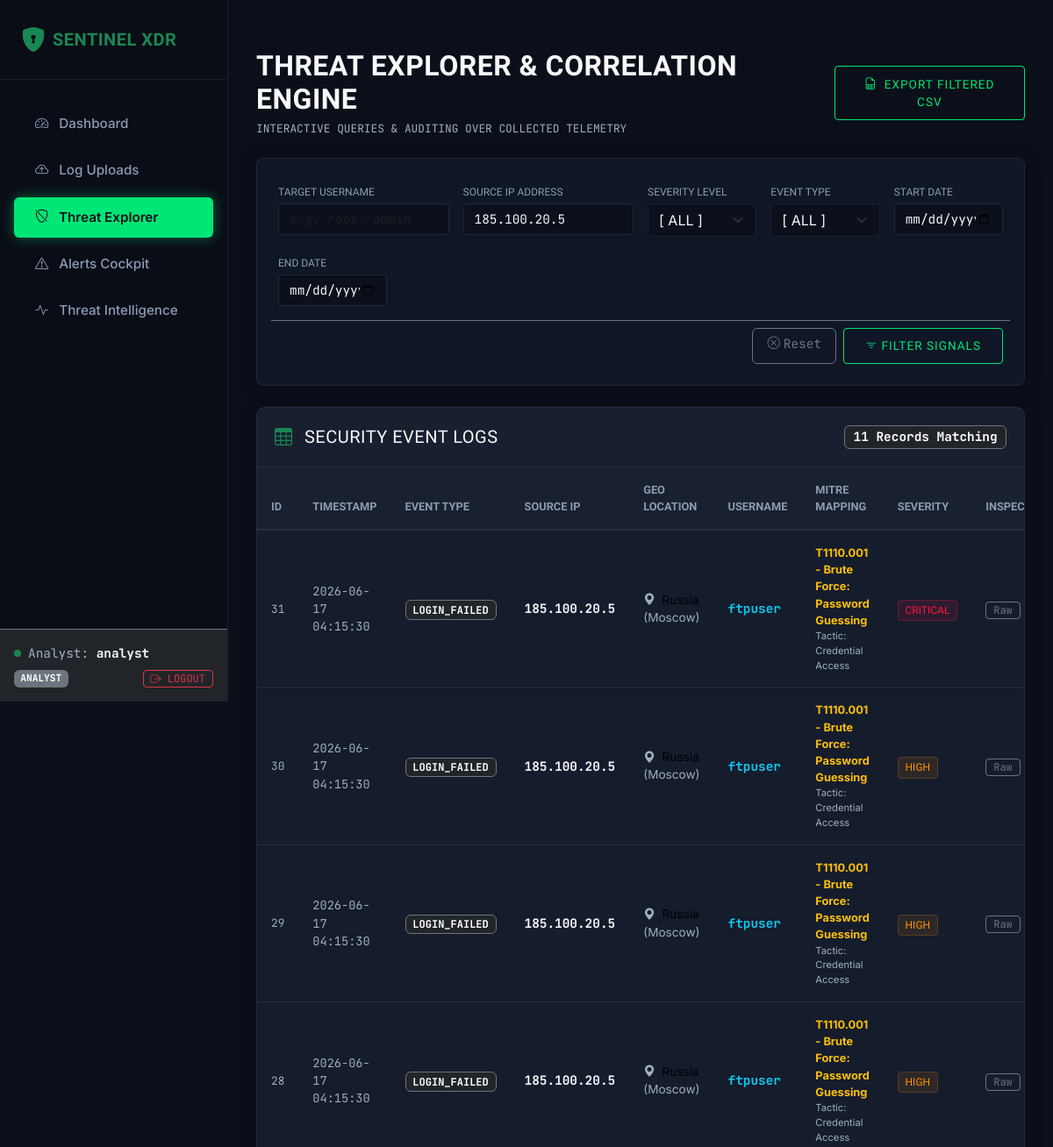
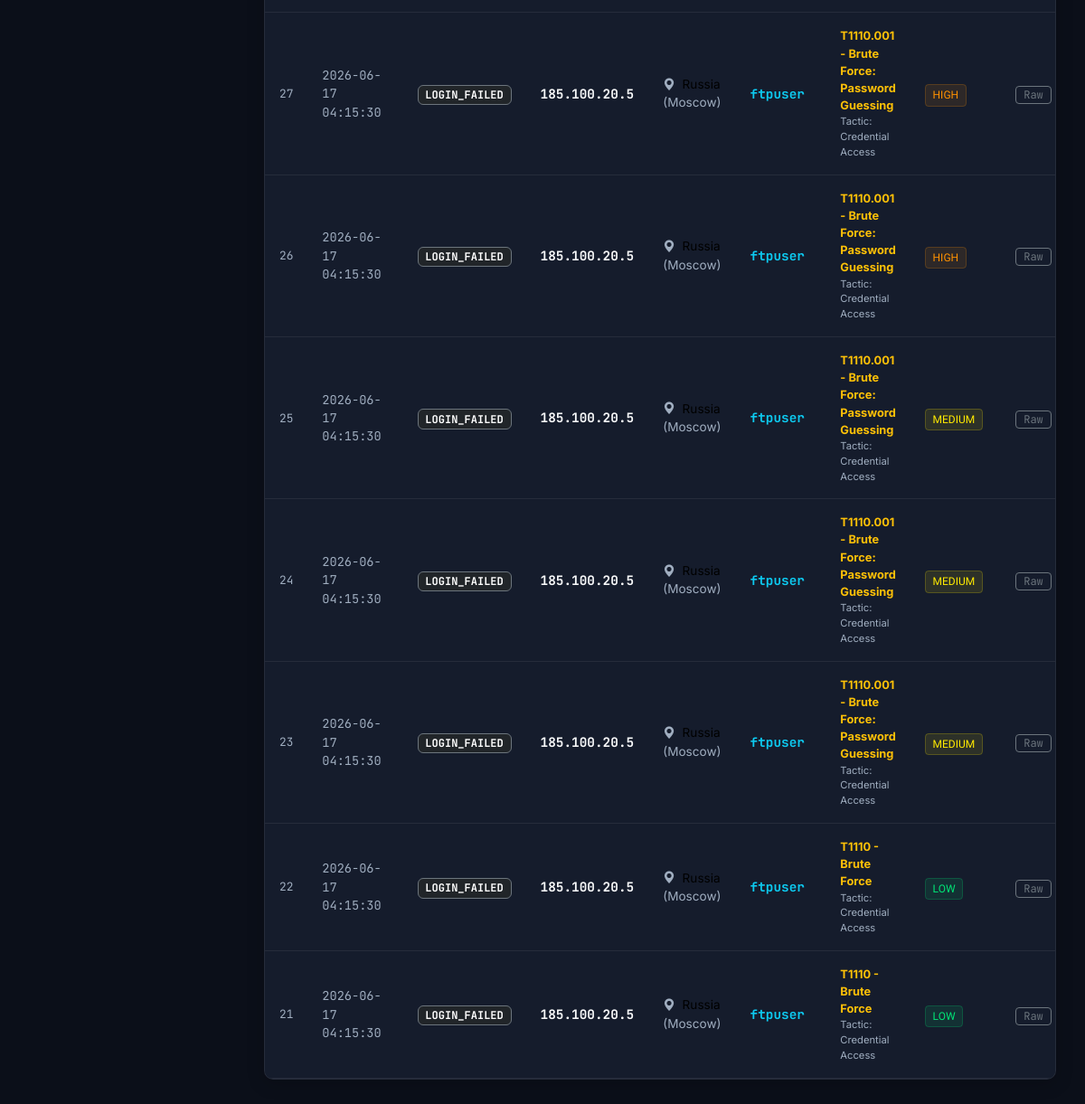
/events?source_ip=185.100.20.5 (signed in), run on an earlier commit of the app's database (2 pictures, top to bottom).
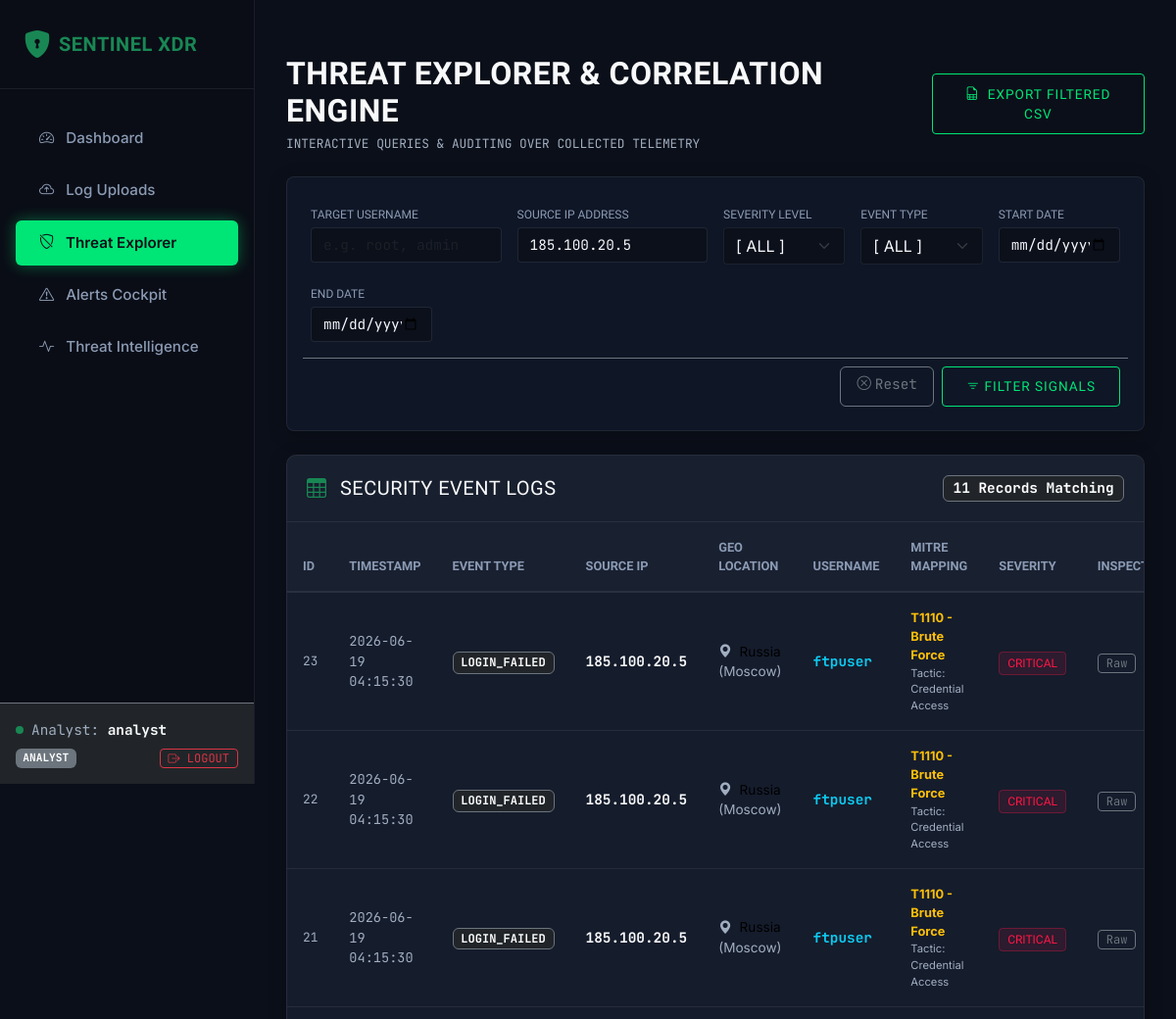
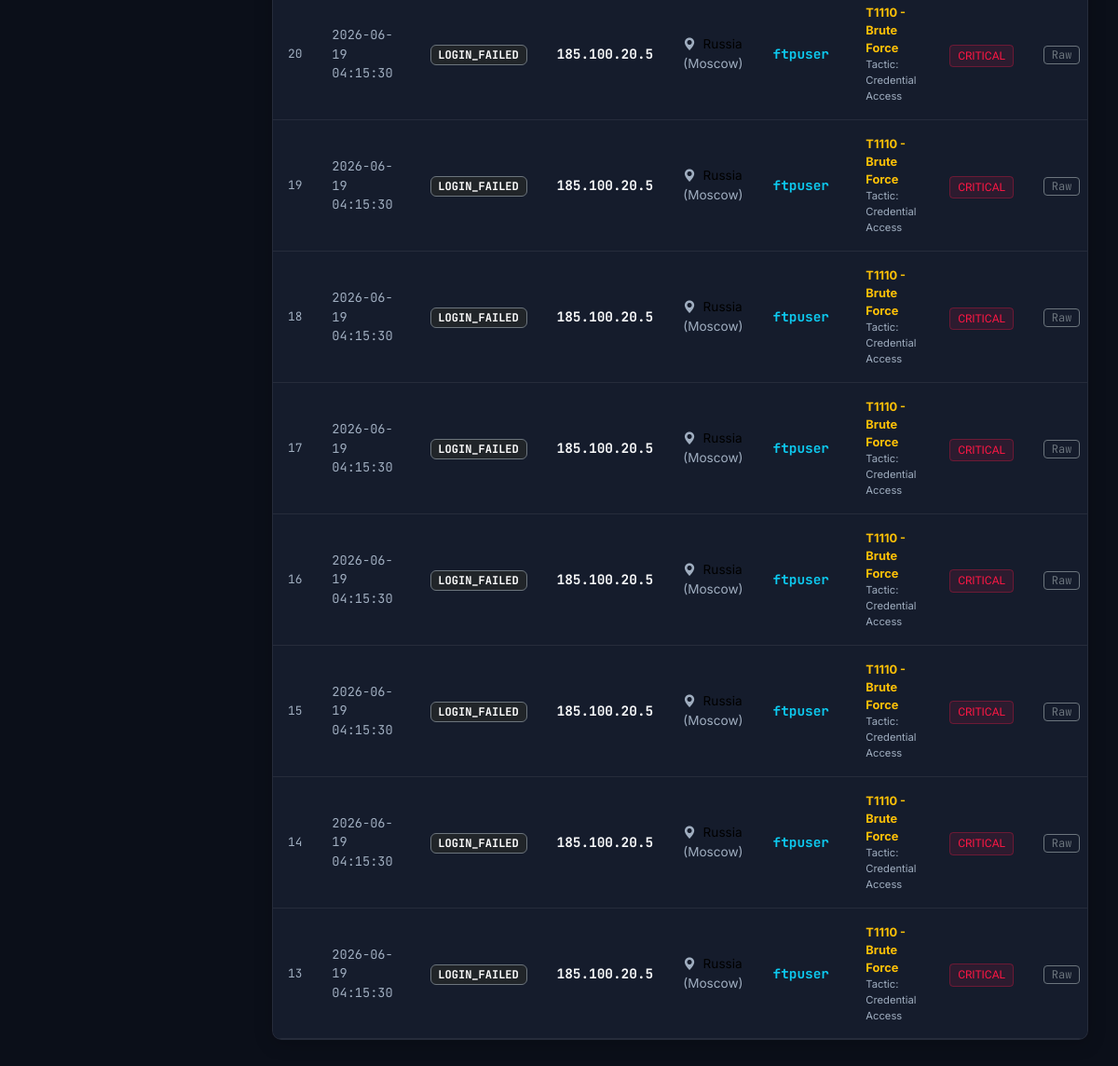
And on a later commit of the database (2 pictures, top to bottom).
### app/models/security_event.py (models this page shows, shortened)
class SecurityEvent(db.Model):
    __tablename__ = 'security_events'
    id = db.Column(db.Integer, primary_key=True)
    uploaded_log_id = db.Column(db.Integer, db.ForeignKey('uploaded_logs.id', ondelete='CASCADE'), nullable=False)
    timestamp = db.Column(db.DateTime, default=datetime.datetime.utcnow, nullable=False, index=True)
    event_type = db.Column(db.String(64), nullable=False, index=True)  # LOGIN_FAILED, LOGIN_SUCCESS, etc.
    status = db.Column(db.String(32), nullable=False)  # Success, Failure
    source_ip = db.Column(db.String(45), nullable=False, index=True)
    username = db.Column(db.String(64), nullable=True, index=True)
    message = db.Column(db.Text, nullable=True)
    severity = db.Column(db.String(16), nullable=False, index=True)  # Low, Medium, High, Critical
    mitre_technique = db.Column(db.String(64), nullable=True)  # e.g., T1110 - Brute Force
    mitre_tactic = db.Column(db.String(64), nullable=True)     # e.g., Credential Access
    country = db.Column(db.String(64), nullable=True, default='Unknown')
    city = db.Column(db.String(64), nullable=True, default='Unknown')

### app/blueprints/main.py (the view)
@main_bp.route('/events')
@login_required
def events():
    query = _build_filtered_events_query(request.args)
    filtered_events = query.order_by(SecurityEvent.timestamp.desc()).all()
    event_types = db.session.query(SecurityEvent.event_type).distinct().all()
    event_types = [et[0] for et in event_types if et[0]]
    return render_template(
        'events.html',
        events=filtered_events,
        event_types=event_types,
        filters=request.args
    )

### app/templates/events.html (shortened to what the changed rows need)
{% extends 'base.html' %}
{% block content %}
<div class="container-fluid px-0">
    <div class="d-flex justify-content-between align-items-center mb-4">
        <div>
            <h2 class="text-light fw-bold mb-1">THREAT EXPLORER & CORRELATION ENGINE</h2>
        </div>
    </div>
    <div class="cyber-card">
        <div class="table-responsive">
            <table class="table table-cyber mb-0 align-middle">
                <thead>
                    <tr>
                        <th style="width: 5%;">ID</th>
                        <th style="width: 15%;">Timestamp</th>
                        <th style="width: 12%;">Event Type</th>
                        <th style="width: 10%;">Source IP</th>
                        <th style="width: 12%;">Geo Location</th>
                        <th style="width: 10%;">Username</th>
                        <th style="width: 20%;">MITRE Mapping</th>
                        <th style="width: 8%;">Severity</th>
                        <th style="width: 8%;">Inspect</th>
                    </tr>
                </thead>
                <tbody>
                    {% if events %}
                    {% for event in events %}
                    <tr>
                        <td class="text-muted text-mono" style="font-size: 0.8rem;">
                            {{ event.id }}
                        </td>
                        <td class="text-mono text-muted" style="font-size: 0.85rem;">
                            {{ event.timestamp.strftime('%Y-%m-%d %H:%M:%S') }}
                        </td>
                        <td>
                            <span class="badge bg-dark border border-secondary text-mono" style="font-size: 0.75rem;">
                                {{ event.event_type }}
                            </span>
                        </td>
                        <td class="text-mono fw-bold text-light">
                            {{ event.source_ip }}
                        </td>
                        <td style="font-size: 0.85rem;">
                            <i class="bi bi-geo-alt-fill text-muted me-1"></i>
                            {% if event.country and event.country != 'Unknown' %}
                            {{ event.country }} <span class="text-muted">({{ event.city }})</span>
                            {% else %}
                            <span class="text-muted">Unknown</span>
                            {% endif %}
                        </td>
                        <td class="text-mono text-info fw-bold">
                            {{ event.username or 'N/A' }}
                        </td>
                        <td style="font-size: 0.8rem;">
                            {% if event.mitre_technique and event.mitre_technique != 'N/A' %}
                            <div class="text-warning fw-bold">{{ event.mitre_technique }}</div>
                            <div class="text-muted" style="font-size: 0.7rem;">Tactic: {{ event.mitre_tactic }}</div>
                            {% else %}
                            <span class="text-muted">N/A</span>
                            {% endif %}
                        </td>
                        <td>
                            <span
                                class="badge-cyber {% if event.severity == 'Critical' %}badge-critical{% elif event.severity == 'High' %}badge-high{% elif event.severity == 'Medium' %}badge-medium{% else %}badge-low{% endif %}">
                                {{ event.severity }}
                            </span>
                        </td>
                        <td>
                            <button type="button" class="btn btn-sm btn-outline-secondary py-0 px-2 text-mono"
                                style="font-size: 0.75rem;" data-bs-toggle="modal"
                                data-bs-target="#eventModal_{{ event.id }}">
                                Raw
                            </button>
                        </td>
                    </tr>
                    {% endfor %}
                    {% endif %}
                </tbody>
            </table>
        </div>
    </div>
</div>
{% endblock %}

What changed in the data, as far as the page shows it:
removed SecurityEvent: id "31", timestamp "2026-06-17 04:15:30", event_type "LOGIN_FAILED", source_ip "185.100.20.5", country "Russia", city "Moscow", username "ftpuser", mitre_technique "T1110.001 - Brute Force: Password Guessing", mitre_tactic "Credential Access", severity "CRITICAL"
removed SecurityEvent: id "30", timestamp "2026-06-17 04:15:30", event_type "LOGIN_FAILED", source_ip "185.100.20.5", country "Russia", city "Moscow", username "ftpuser", mitre_technique "T1110.001 - Brute Force: Password Guessing", mitre_tactic "Credential Access", severity "HIGH"
removed SecurityEvent: id "29", timestamp "2026-06-17 04:15:30", event_type "LOGIN_FAILED", source_ip "185.100.20.5", country "Russia", city "Moscow", username "ftpuser", mitre_technique "T1110.001 - Brute Force: Password Guessing", mitre_tactic "Credential Access", severity "HIGH"
no longer on this page (row edited): SecurityEvent: id "28", timestamp "2026-06-17 04:15:30", event_type "LOGIN_FAILED", source_ip "185.100.20.5", country "Russia", city "Moscow", username "ftpuser", mitre_technique "T1110.001 - Brute Force: Password Guessing", mitre_tactic "Credential Access", severity "HIGH"
no longer on this page (row edited): SecurityEvent: id "27", timestamp "2026-06-17 04:15:30", event_type "LOGIN_FAILED", source_ip "185.100.20.5", country "Russia", city "Moscow", username "ftpuser", mitre_technique "T1110.001 - Brute Force: Password Guessing", mitre_tactic "Credential Access", severity "HIGH"
no longer on this page (row edited): SecurityEvent: id "26", timestamp "2026-06-17 04:15:30", event_type "LOGIN_FAILED", source_ip "185.100.20.5", country "Russia", city "Moscow", username "ftpuser", mitre_technique "T1110.001 - Brute Force: Password Guessing", mitre_tactic "Credential Access", severity "HIGH"
no longer on this page (row edited): SecurityEvent: id "25", timestamp "2026-06-17 04:15:30", event_type "LOGIN_FAILED", source_ip "185.100.20.5", country "Russia", city "Moscow", username "ftpuser", mitre_technique "T1110.001 - Brute Force: Password Guessing", mitre_tactic "Credential Access", severity "MEDIUM"
no longer on this page (row edited): SecurityEvent: id "24", timestamp "2026-06-17 04:15:30", event_type "LOGIN_FAILED", source_ip "185.100.20.5", country "Russia", city "Moscow", username "ftpuser", mitre_technique "T1110.001 - Brute Force: Password Guessing", mitre_tactic "Credential Access", severity "MEDIUM"
changed SecurityEvent id 23: timestamp "2026-06-17 04:15:30" → "2026-06-19 04:15:30"; mitre_technique "T1110.001 - Brute Force: Password Guessing" → "T1110 - Brute Force"; severity "MEDIUM" → "CRITICAL"
changed SecurityEvent id 22: timestamp "2026-06-17 04:15:30" → "2026-06-19 04:15:30"; severity "LOW" → "CRITICAL"
changed SecurityEvent id 21: timestamp "2026-06-17 04:15:30" → "2026-06-19 04:15:30"; severity "LOW" → "CRITICAL"
now on this page (row edited): SecurityEvent: id "20", timestamp "2026-06-19 04:15:30", event_type "LOGIN_FAILED", source_ip "185.100.20.5", country "Russia", city "Moscow", username "ftpuser", mitre_technique "T1110 - Brute Force", mitre_tactic "Credential Access", severity "CRITICAL"
now on this page (row edited): SecurityEvent: id "19", timestamp "2026-06-19 04:15:30", event_type "LOGIN_FAILED", source_ip "185.100.20.5", country "Russia", city "Moscow", username "ftpuser", mitre_technique "T1110 - Brute Force", mitre_tactic "Credential Access", severity "CRITICAL"
now on this page (row edited): SecurityEvent: id "18", timestamp "2026-06-19 04:15:30", event_type "LOGIN_FAILED", source_ip "185.100.20.5", country "Russia", city "Moscow", username "ftpuser", mitre_technique "T1110 - Brute Force", mitre_tactic "Credential Access", severity "CRITICAL"
now on this page (row edited): SecurityEvent: id "17", timestamp "2026-06-19 04:15:30", event_type "LOGIN_FAILED", source_ip "185.100.20.5", country "Russia", city "Moscow", username "ftpuser", mitre_technique "T1110 - Brute Force", mitre_tactic "Credential Access", severity "CRITICAL"
now on this page (row edited): SecurityEvent: id "16", timestamp "2026-06-19 04:15:30", event_type "LOGIN_FAILED", source_ip "185.100.20.5", country "Russia", city "Moscow", username "ftpuser", mitre_technique "T1110 - Brute Force", mitre_tactic "Credential Access", severity "CRITICAL"
now on this page (row edited): SecurityEvent: id "15", timestamp "2026-06-19 04:15:30", event_type "LOGIN_FAILED", source_ip "185.100.20.5", country "Russia", city "Moscow", username "ftpuser", mitre_technique "T1110 - Brute Force", mitre_tactic "Credential Access", severity "CRITICAL"
now on this page (row edited): SecurityEvent: id "14", timestamp "2026-06-19 04:15:30", event_type "LOGIN_FAILED", source_ip "185.100.20.5", country "Russia", city "Moscow", username "ftpuser", mitre_technique "T1110 - Brute Force", mitre_tactic "Credential Access", severity "CRITICAL"
now on this page (row edited): SecurityEvent: id "13", timestamp "2026-06-19 04:15:30", event_type "LOGIN_FAILED", source_ip "185.100.20.5", country "Russia", city "Moscow", username "ftpuser", mitre_technique "T1110 - Brute Force", mitre_tactic "Credential Access", severity "CRITICAL"
